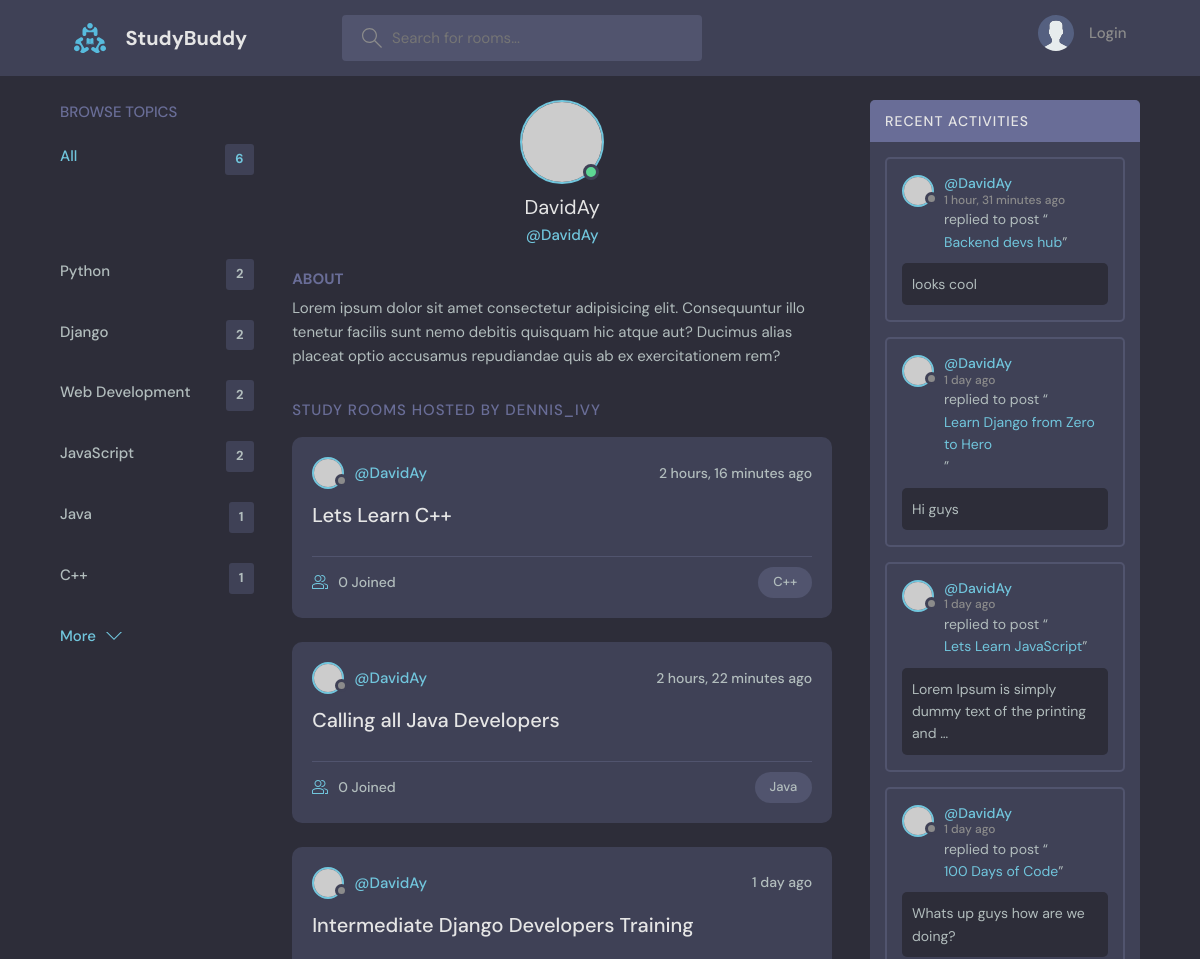
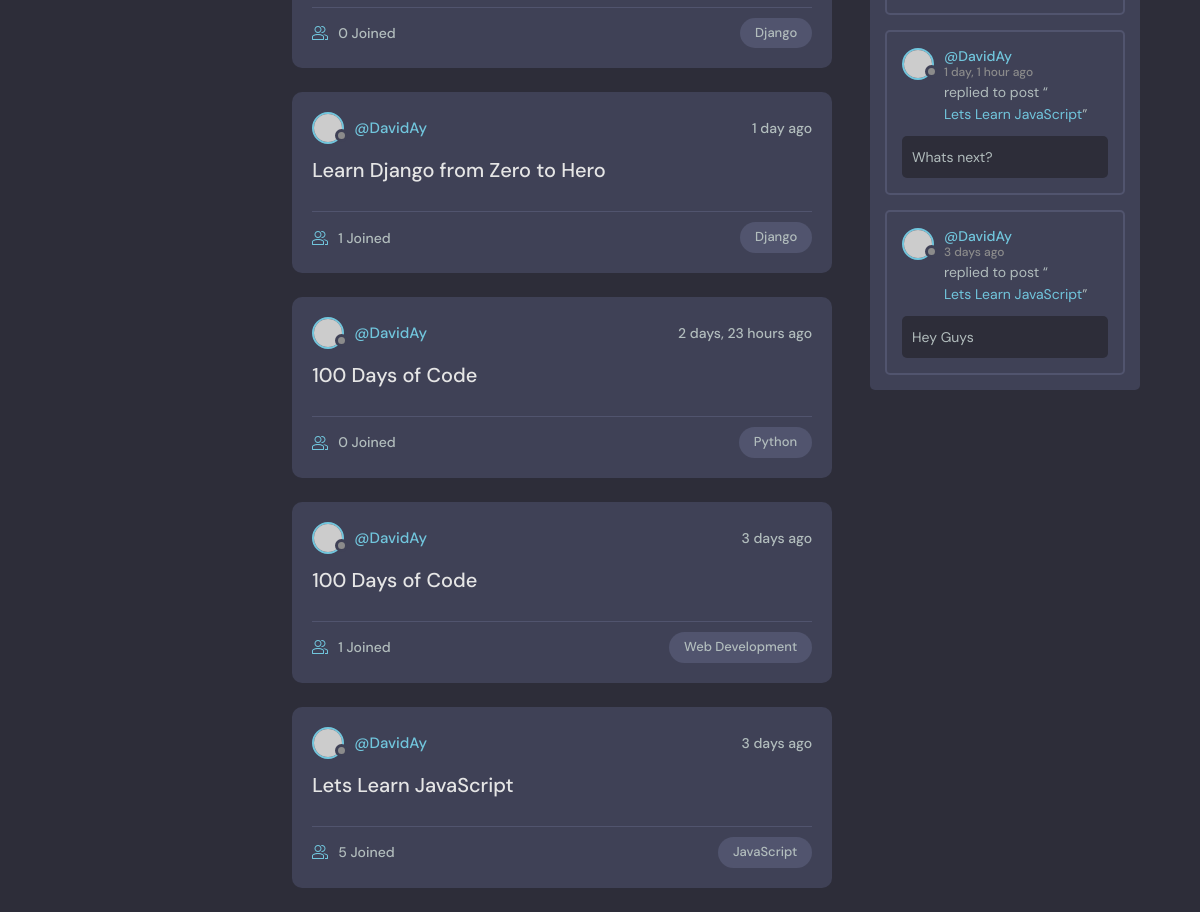
The app's page /profile/1 with its own data (2 pictures, top to bottom).
### base/models.py (models this page shows, shortened)
class Topic(models.Model):
    name = models.CharField(max_length=200)

class Room(models.Model):
    host = models.ForeignKey(User, on_delete=models.SET_NULL, null=True)
    topic = models.ForeignKey(Topic, on_delete=models.SET_NULL, null=True)
    name = models.CharField(max_length=200)
    description = models.TextField(null=True, blank=True)
    participants = models.ManyToManyField(User, related_name='participants', blank=True)
    updated = models.DateTimeField(auto_now=True)
    created=models.DateTimeField(auto_now_add=True)
    class Meta:
        ordering = ['-created', '-updated']
    def __str__(self):
        return self.name

class Message(models.Model):
    user  =  models.ForeignKey(User, on_delete=models.CASCADE)
    room = models.ForeignKey(Room, on_delete=models.CASCADE)
    body = models.TextField()
    updated = models.DateTimeField(auto_now=True)
    created=models.DateTimeField(auto_now_add=True)
    class Meta:
            ordering = ['-created', '-updated']

### base/views.py (the view)
# urls.py: path('profile/<str:pk>', views.userProfile, name="user-profile"),
def userProfile(request, pk):
    user = User.objects.get(id=pk)
    rooms = user.room_set.all()
    room_messages = user.message_set.all()
    topics = Topic.objects.all()
    context = {'user': user, 'rooms':rooms, 'room_messages': room_messages, 'topics':topics}
    return render(request, 'base/profile.html', context)

### base/templates/base/profile.html (shortened to what this page needs)
{% extends 'main.html' %}
{% block content %}
  <main class="profile-page layout layout--3">
    <div class="container">
      {% include 'base/topics_component.html' %}
      <div class="roomList">
        <div class="profile">
          <div class="profile__avatar">
            <div class="avatar avatar--large active">
              <img src="https://randomuser.me/api/portraits/men/11.jpg" />
            </div>
          </div>
          <div class="profile__info">
            <h3>{{user.username}}</h3>
            <p>@{{user.username}}</p>
          </div>
          <div class="profile__about">
            <h3>About</h3>
            <p>
              Lorem ipsum dolor sit amet consectetur adipisicing elit. Consequuntur illo tenetur
              facilis sunt nemo debitis quisquam hic atque aut? Ducimus alias placeat optio
              accusamus repudiandae quis ab ex exercitationem rem?
            </p>
          </div>
        </div>
        <div class="roomList__header">
          <div>
            <h2>Study Rooms Hosted by dennis_ivy</a>
            </h2>
          </div>
        </div>
        {% include 'base/feed_component.html' %}
      </div>
       {% include 'base/activity_component.html' %}
  </main>
  {% endblock content  %}

### base/templates/base/topics_component.html (shortened to what this page needs)
<div class="topics">
          <div class="topics__header">
            <h2>Browse Topics</h2>
          </div>
          <ul class="topics__list">
            <li>
              <a href="{% url 'home' %}" class="active">All <span>{{topics.count}}</span>
            </li>
            {% for topic in topics %}
            <li>
              <a href="{% url 'home' %}?q={{topic.name}}">{{topic.name}} <span>{{topic.room_set.all.count}}</span></a>
            </li>
            {% endfor %}
          <a class="btn btn--link" href="{% url 'topics' %}">
            More
            <svg version="1.1" xmlns="http://www.w3.org/2000/svg" width="32" height="32" viewBox="0 0 32 32">
              <title>chevron-down</title>
              <path d="M16 21l-13-13h-3l16 16 16-16h-3l-13 13z"></path>
            </svg>
          </a>
        </div>

### base/templates/base/feed_component.html (shortened to what this page needs)
{% for room in rooms %}
<div class="roomListRoom">
            <div class="roomListRoom__header">
              <a href="{% url 'user-profile' room.host.id %}" class="roomListRoom__author">
                <div class="avatar avatar--small">
                  <img src="https://randomuser.me/api/portraits/women/11.jpg" />
                </div>
                <span>@{{room.host.username}}</span>
              </a>
              <div class="roomListRoom__actions">
                <span>{{room.created|timesince}} ago</span>
              </div>
            </div>
            <div class="roomListRoom__content">
              <a href="{% url 'room' room.id %}">{{room.name}}</a>
            </div>
            <div class="roomListRoom__meta">
              <a href="{% url 'room' room.id %}" class="roomListRoom__joined">
                {{room.participants.all.count}} Joined
              </a>
              <p class="roomListRoom__topic">{{room.topic.name}}</p>
            </div>
</div>
  {% endfor %}

### base/templates/base/activity_component.html (shortened to what this page needs)
 <div class="activities">
          <div class="activities__header">
            <h2>Recent Activities</h2>
          </div>
          {% for message in room_messages %}
          <div class="activities__box">
            <div class="activities__boxHeader roomListRoom__header">
              <a href="{% url 'user-profile' message.user.id %}" class="roomListRoom__author">
                <div class="avatar avatar--small">
                  <img src="https://randomuser.me/api/portraits/women/11.jpg" />
                </div>
                <p>
                  @{{message.user.username}}
                  <span>{{message.created|timesince}} ago</span>
                </p>
              </a>
            </div>
            <div class="activities__boxContent">
              <p>replied to post “<a href="{% url 'room' message.room.id %}">{{message.room}}</a>”</p>
              <div class="activities__boxRoomContent">
                {{message.body|truncatewords:10}}
              </div>
            </div>
          </div>
          {% endfor %}
        </div>

### records on screen
Topic: name "Python", room_set.all.count "2"
Topic: name "Django", room_set.all.count "2"
Topic: name "Web Development", room_set.all.count "2"
Topic: name "JavaScript", room_set.all.count "2"
Topic: name "Java", room_set.all.count "1"
Topic: name "C++", room_set.all.count "1"
Room: host.username "DavidAy", created "2 hours, 16 minutes", name "Lets Learn C++", participants.all.count "0", topic.name "C++"
Room: host.username "DavidAy", created "2 hours, 22 minutes", name "Calling all Java Developers", participants.all.count "0", topic.name "Java"
Room: host.username "DavidAy", created "1 day", name "Intermediate Django Developers Training", participants.all.count "0", topic.name "Django"
Room: host.username "DavidAy", created "1 day", name "Learn Django from Zero to Hero", participants.all.count "1", topic.name "Django"
Room: host.username "DavidAy", created "2 days, 23 hours", name "100 Days of Code", participants.all.count "0", topic.name "Python"
Room: host.username "DavidAy", created "3 days", name "100 Days of Code", participants.all.count "1", topic.name "Web Development"
Room: host.username "DavidAy", created "3 days", name "Lets Learn JavaScript", participants.all.count "5", topic.name "JavaScript"
Message: user.username "DavidAy", created "1 hour, 31 minutes", room "Backend devs hub", body "looks cool"
Message: user.username "DavidAy", created "1 day", room "Learn Django from Zero to Hero", body "Hi guys"
Message: user.username "DavidAy", created "1 day", room "Lets Learn JavaScript", body "Lorem Ipsum is simply dummy text of the printing and …"
Message: user.username "DavidAy", created "1 day", room "100 Days of Code", body "Whats up guys how are we doing?"
Message: user.username "DavidAy", created "1 day, 1 hour", room "Lets Learn JavaScript", body "Whats next?"
Message: user.username "DavidAy", created "3 days", room "Lets Learn JavaScript", body "Hey Guys"

### other values on screen
{{ topics.count }} "6"
{{ user.username }} "DavidAy"
